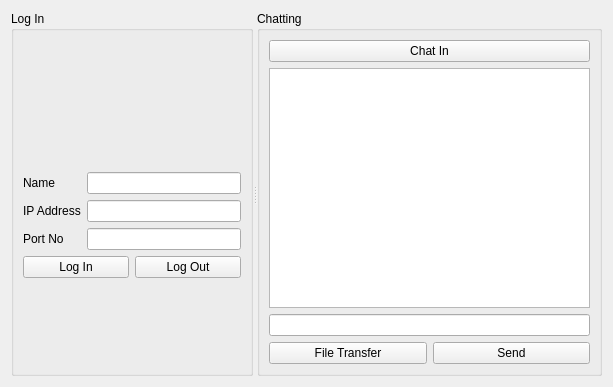
<?xml version="1.0" encoding="UTF-8"?>
<ui version="4.0">
 <class>ChatClient</class>
 <widget class="QWidget" name="ChatClient">
  <property name="geometry">
   <rect>
    <x>0</x>
    <y>0</y>
    <width>613</width>
    <height>387</height>
   </rect>
  </property>
  <property name="windowTitle">
   <string>Form</string>
  </property>
  <layout class="QHBoxLayout" name="horizontalLayout_2">
   <item>
    <widget class="QSplitter" name="splitter">
     <property name="orientation">
      <enum>Qt::Horizontal</enum>
     </property>
     <widget class="QGroupBox" name="logGroupBox">
      <property name="title">
       <string>Log In</string>
      </property>
      <layout class="QVBoxLayout" name="verticalLayout">
       <item>
        <spacer name="verticalSpacer">
         <property name="orientation">
          <enum>Qt::Vertical</enum>
         </property>
         <property name="sizeType">
          <enum>QSizePolicy::Preferred</enum>
         </property>
         <property name="sizeHint" stdset="0">
          <size>
           <width>20</width>
           <height>120</height>
          </size>
         </property>
        </spacer>
       </item>
       <item>
        <widget class="QLabel" name="label_pic">
         <property name="maximumSize">
          <size>
           <width>16777215</width>
           <height>16777215</height>
          </size>
         </property>
         <property name="text">
          <string/>
         </property>
         <property name="alignment">
          <set>Qt::AlignCenter</set>
         </property>
        </widget>
       </item>
       <item>
        <layout class="QGridLayout" name="gridLayout">
         <item row="0" column="0">
          <layout class="QFormLayout" name="logformLayout">
           <item row="0" column="0">
            <widget class="QLabel" name="nameLabel">
             <property name="text">
              <string>Name</string>
             </property>
            </widget>
           </item>
           <item row="1" column="0">
            <widget class="QLabel" name="ipAddressLabel">
             <property name="text">
              <string>IP Address</string>
             </property>
            </widget>
           </item>
           <item row="1" column="1">
            <widget class="QLineEdit" name="ipAddressLineEdit"/>
           </item>
           <item row="2" column="0">
            <widget class="QLabel" name="portNumLabel">
             <property name="text">
              <string>Port No</string>
             </property>
            </widget>
           </item>
           <item row="2" column="1">
            <widget class="QLineEdit" name="portNumLineEdit"/>
           </item>
           <item row="0" column="1">
            <widget class="QLineEdit" name="nameLineEdit"/>
           </item>
          </layout>
         </item>
         <item row="1" column="0">
          <layout class="QHBoxLayout" name="logPushButtonLayout">
           <item>
            <widget class="QPushButton" name="logInPushButton">
             <property name="text">
              <string>Log In</string>
             </property>
            </widget>
           </item>
           <item>
            <widget class="QPushButton" name="logOutPushButton">
             <property name="text">
              <string>Log Out</string>
             </property>
            </widget>
           </item>
          </layout>
         </item>
        </layout>
       </item>
       <item>
        <spacer name="verticalSpacer_2">
         <property name="orientation">
          <enum>Qt::Vertical</enum>
         </property>
         <property name="sizeHint" stdset="0">
          <size>
           <width>20</width>
           <height>93</height>
          </size>
         </property>
        </spacer>
       </item>
      </layout>
     </widget>
     <widget class="QGroupBox" name="chattingGroupBox">
      <property name="title">
       <string>Chatting</string>
      </property>
      <layout class="QHBoxLayout" name="horizontalLayout">
       <item>
        <layout class="QVBoxLayout" name="verticalLayout_2">
         <item>
          <widget class="QPushButton" name="chatInPushButton">
           <property name="text">
            <string>Chat In</string>
           </property>
          </widget>
         </item>
         <item>
          <widget class="QTextEdit" name="messageTextEdit"/>
         </item>
         <item>
          <widget class="QLineEdit" name="messageLineEdit"/>
         </item>
         <item>
          <layout class="QHBoxLayout" name="chattingPushButtonLayour">
           <item>
            <widget class="QPushButton" name="fileTransferPushButton">
             <property name="text">
              <string>File Transfer</string>
             </property>
            </widget>
           </item>
           <item>
            <widget class="QPushButton" name="sendPushButton">
             <property name="text">
              <string>Send</string>
             </property>
            </widget>
           </item>
          </layout>
         </item>
        </layout>
       </item>
      </layout>
     </widget>
    </widget>
   </item>
  </layout>
 </widget>
 <resources/>
 <connections/>
</ui>
